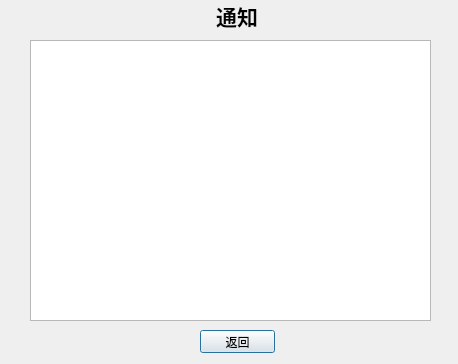
<?xml version="1.0" encoding="UTF-8"?>
<ui version="4.0">
 <class>InformationDialog</class>
 <widget class="QDialog" name="InformationDialog">
  <property name="geometry">
   <rect>
    <x>0</x>
    <y>0</y>
    <width>458</width>
    <height>364</height>
   </rect>
  </property>
  <property name="windowTitle">
   <string>Dialog</string>
  </property>
  <widget class="QPushButton" name="ReturnButton">
   <property name="geometry">
    <rect>
     <x>200</x>
     <y>330</y>
     <width>75</width>
     <height>23</height>
    </rect>
   </property>
   <property name="text">
    <string>返回</string>
   </property>
  </widget>
  <widget class="QTextEdit" name="textEdit">
   <property name="geometry">
    <rect>
     <x>30</x>
     <y>40</y>
     <width>401</width>
     <height>281</height>
    </rect>
   </property>
  </widget>
  <widget class="QLabel" name="label">
   <property name="geometry">
    <rect>
     <x>210</x>
     <y>0</y>
     <width>54</width>
     <height>31</height>
    </rect>
   </property>
   <property name="text">
    <string>&lt;!DOCTYPE HTML PUBLIC &quot;-//W3C//DTD HTML 4.0//EN&quot; &quot;http://www.w3.org/TR/REC-html40/strict.dtd&quot;&gt;
&lt;html&gt;&lt;head&gt;&lt;meta name=&quot;qrichtext&quot; content=&quot;1&quot; /&gt;&lt;style type=&quot;text/css&quot;&gt;
p, li { white-space: pre-wrap; }
&lt;/style&gt;&lt;/head&gt;&lt;body style=&quot; font-family:'SimSun'; font-size:9pt; font-weight:400; font-style:normal;&quot;&gt;
&lt;p align=&quot;center&quot; style=&quot; margin-top:0px; margin-bottom:0px; margin-left:0px; margin-right:0px; -qt-block-indent:0; text-indent:0px;&quot;&gt;&lt;span style=&quot; font-size:16pt; font-weight:600;&quot;&gt;通知&lt;/span&gt;&lt;/p&gt;&lt;/body&gt;&lt;/html&gt;</string>
   </property>
  </widget>
  <widget class="QLabel" name="label_2">
   <property name="geometry">
    <rect>
     <x>0</x>
     <y>0</y>
     <width>461</width>
     <height>371</height>
    </rect>
   </property>
   <property name="styleSheet">
    <string notr="true">border-image: url(:/image/background_meitu_2.png);</string>
   </property>
   <property name="text">
    <string/>
   </property>
  </widget>
  <zorder>label_2</zorder>
  <zorder>ReturnButton</zorder>
  <zorder>textEdit</zorder>
  <zorder>label</zorder>
 </widget>
 <resources/>
 <connections/>
</ui>
